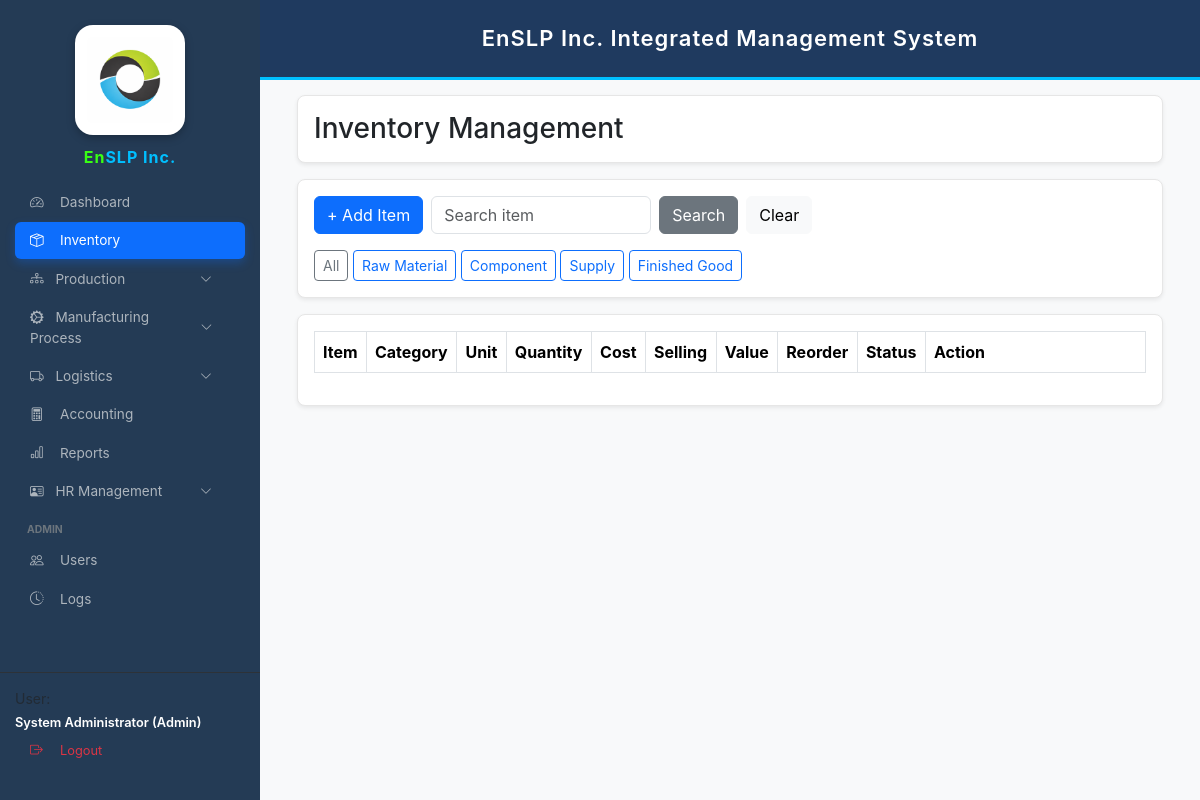
The page /inventory.php?category=Finished Good (signed in) on the database as committed earlier.
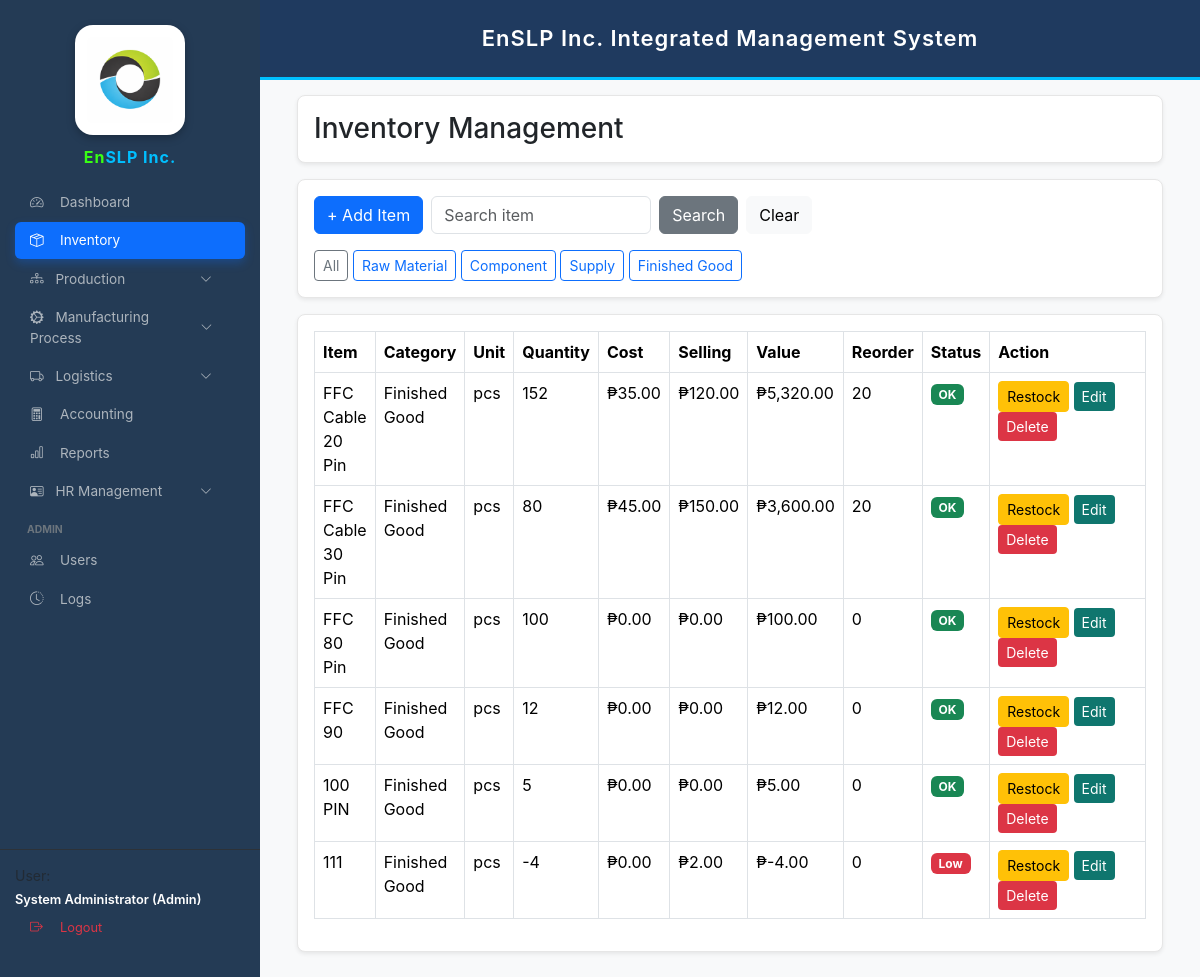
The same page on the database as committed later.
### tables this page shows
CREATE TABLE `inventory_items` (
  `id` int(11) NOT NULL,
  `item_code` varchar(50) DEFAULT NULL,
  `item_name` varchar(150) NOT NULL,
  `category` varchar(50) DEFAULT NULL,
  `unit` varchar(30) DEFAULT 'pcs',
  `quantity` int(11) NOT NULL DEFAULT 0,
  `reorder_level` int(11) NOT NULL DEFAULT 0,
  `created_at` datetime NOT NULL DEFAULT current_timestamp(),
  `cost` decimal(10,2) DEFAULT NULL,
  `selling_price` decimal(10,2) DEFAULT 0.00,
  `status` varchar(20) DEFAULT 'active',
  `value` decimal(10,2) DEFAULT 0.00
);

### inventory.php (the view, shortened to what this page needs)
<?php
require_once 'config.php';
$q = trim($_GET['q'] ?? '');
$category = $_GET['category'] ?? '';
if($q!=""){
    $stmt=$conn->prepare("SELECT * FROM inventory_items WHERE item_name LIKE ? AND status='active'");
    $stmt->execute(["%$q%"]);
}elseif($category!=""){
    $stmt=$conn->prepare("SELECT * FROM inventory_items WHERE category=? AND status='active'");
    $stmt->execute([$category]);
}else{
    $stmt=$conn->query("SELECT * FROM inventory_items WHERE status='active' ORDER BY item_name ASC");
}
$items=$stmt->fetchAll(PDO::FETCH_ASSOC);
?>
<!DOCTYPE html>
<html>
<head>
<link href="https://cdn.jsdelivr.net/npm/bootstrap@5.3.3/dist/css/bootstrap.min.css" rel="stylesheet">
</head>
<body>
<?php include 'sidebar.php'; ?>
<?php include 'header.php'; ?>
<div class="main-content">
<div class="container-fluid">
<div class="card shadow-sm mb-3">
<div class="card-body">
<h3 class="mb-0">Inventory Management</h3>
</div>
</div>
<div class="card shadow-sm mb-3">
<div class="card-body">
<form method="GET" class="d-flex align-items-center flex-wrap gap-2">
<div class="d-flex align-items-center gap-2 flex-wrap">
    <?php if(strtolower($_SESSION['role']) != 'engineer'): ?>
<button type="button" class="btn btn-primary" data-bs-toggle="modal" data-bs-target="#addModal">
    + Add Item
</button>
<?php endif; ?>
    <input
    type="text"
    name="q"
    value="<?=htmlspecialchars($q)?>"
    class="form-control"
    placeholder="Search item"
    style="width:220px"
    >
    <button class="btn btn-secondary">Search</button>
    <a href="inventory.php" class="btn btn-light">Clear</a>
</div>
</form>
<div class="mt-3">
<a href="inventory.php" class="btn btn-outline-secondary btn-sm">All</a>
<a href="inventory.php?category=Raw Material" class="btn btn-outline-primary btn-sm">Raw Material</a>
<a href="inventory.php?category=Component" class="btn btn-outline-primary btn-sm">Component</a>
<a href="inventory.php?category=Supply" class="btn btn-outline-primary btn-sm">Supply</a>
<a href="inventory.php?category=Finished Good" class="btn btn-outline-primary btn-sm">Finished Good</a>
</div>
</div>
</div>
<div class="card shadow-sm">
<div class="card-body">
<div class="table-responsive">
<table class="table table-bordered table-hover">
<thead>
<tr>
<th>Item</th>
<th>Category</th>
<th>Unit</th>
<th>Quantity</th>
<th>Cost</th>
<th>Selling</th>
<th>Value</th>
<th>Reorder</th>
<th>Status</th>
<th width="220">Action</th>
</tr>
</thead>
<tbody>
<?php foreach($items as $it){
$cost = (float)($it['cost'] ?? 0);
if($cost == 0){
    $cost = 1;
}
$qty = (int)($it['quantity'] ?? 0);
$value = $cost * $qty;
$low = ($qty <= (int)$it['reorder_level']);
?>
<tr>
<td><?=$it['item_name']?></td>
<td><?=$it['category']?></td>
<td><?=$it['unit']?></td>
<td><?=$it['quantity']?></td>
<td>₱<?=number_format((float)($it['cost'] ?? 0),2)?></td>
<td>₱<?=number_format((float)($it['selling_price'] ?? 0),2)?></td>
<td>₱<?=number_format((float)$value,2)?></td>
<td><?=$it['reorder_level']?></td>
<td>
<?php if($low){ ?>
<span class="badge bg-danger">Low</span>
<?php } else { ?>
<span class="badge bg-success">OK</span>
<?php } ?>
</td>
<td>
<?php if(strtolower($_SESSION['role']) != 'engineer'): ?>
<button class="btn btn-warning btn-sm"
data-bs-toggle="modal"
data-bs-target="#restockModal"
data-id="<?=$it['id']?>"
data-name="<?=$it['item_name']?>"
>
Restock
</button>
<button
class="btn btn-edit btn-sm"
data-bs-toggle="modal"
data-bs-target="#editModal"
data-id="<?=$it['id']?>"
data-name="<?=$it['item_name']?>"
data-category="<?=$it['category']?>"
data-unit="<?=$it['unit']?>"
data-qty="<?=$it['quantity']?>"
data-cost="<?=$it['cost']?>"
data-sell="<?=$it['selling_price']?>"
data-reorder="<?=$it['reorder_level']?>"
>
Edit
</button>
<form method="POST" style="display:inline;">
<button type="submit" name="delete_item" class="btn btn-delete btn-sm"
onclick="return confirm('Delete this item?')">
Delete
</button>
</form>
<?php else: ?>
<span class="badge bg-secondary">View Only</span>
<?php endif; ?>
</td>
</tr>
<?php } ?>
</tbody>
</table>
</div>
</div>
</div>
</div>
</div>
</body>
</html>

Rows that differ between the two databases and show on the page:
added inventory_items: item_name "FFC Cable 20 Pin", category "Finished Good", unit "pcs", quantity "152", cost "35.00", selling_price "120.00", value "5,320.00", reorder_level "20", shows "OK"
added inventory_items: item_name "FFC Cable 30 Pin", category "Finished Good", unit "pcs", quantity "80", cost "45.00", selling_price "150.00", value "3,600.00", reorder_level "20", shows "OK"
added inventory_items: item_name "FFC 80 Pin", category "Finished Good", unit "pcs", quantity "100", cost "0.00", selling_price "0.00", value "100.00", reorder_level "0", shows "OK"
added inventory_items: item_name "FFC 90", category "Finished Good", unit "pcs", quantity "12", cost "0.00", selling_price "0.00", value "12.00", reorder_level "0", shows "OK"
added inventory_items: item_name "100 PIN", category "Finished Good", unit "pcs", quantity "5", cost "0.00", selling_price "0.00", value "5.00", reorder_level "0", shows "OK"
added inventory_items: item_name "111", category "Finished Good", unit "pcs", quantity "-4", cost "0.00", selling_price "2.00", value "-4.00", reorder_level "0", shows "Low"
